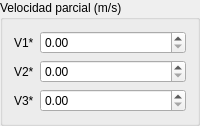
             <widget class="QGroupBox" name="groupBox_12">
              <property name="minimumSize">
               <size>
                <width>0</width>
                <height>0</height>
               </size>
              </property>
              <property name="title">
               <string>Velocidad parcial (m/s)</string>
              </property>
              <layout class="QFormLayout" name="formLayout_16">
               <item row="0" column="0">
                <widget class="QLabel" name="label_40">
                 <property name="text">
                  <string>V1*</string>
                 </property>
                </widget>
               </item>
               <item row="0" column="1">
                <widget class="QDoubleSpinBox" name="dsb_V1">
                 <property name="minimumSize">
                  <size>
                   <width>0</width>
                   <height>0</height>
                  </size>
                 </property>
                 <property name="maximumSize">
                  <size>
                   <width>16777215</width>
                   <height>16777215</height>
                  </size>
                 </property>
                </widget>
               </item>
               <item row="1" column="0">
                <widget class="QLabel" name="label_41">
                 <property name="text">
                  <string>V2*</string>
                 </property>
                </widget>
               </item>
               <item row="1" column="1">
                <widget class="QDoubleSpinBox" name="dsb_V2">
                 <property name="minimumSize">
                  <size>
                   <width>0</width>
                   <height>0</height>
                  </size>
                 </property>
                 <property name="maximumSize">
                  <size>
                   <width>16777215</width>
                   <height>16777215</height>
                  </size>
                 </property>
                </widget>
               </item>
               <item row="2" column="0">
                <widget class="QLabel" name="label_42">
                 <property name="text">
                  <string>V3*</string>
                 </property>
                </widget>
               </item>
               <item row="2" column="1">
                <widget class="QDoubleSpinBox" name="dsb_V3">
                 <property name="minimumSize">
                  <size>
                   <width>0</width>
                   <height>0</height>
                  </size>
                 </property>
                 <property name="maximumSize">
                  <size>
                   <width>16777215</width>
                   <height>16777215</height>
                  </size>
                 </property>
                </widget>
               </item>
              </layout>
             </widget>
